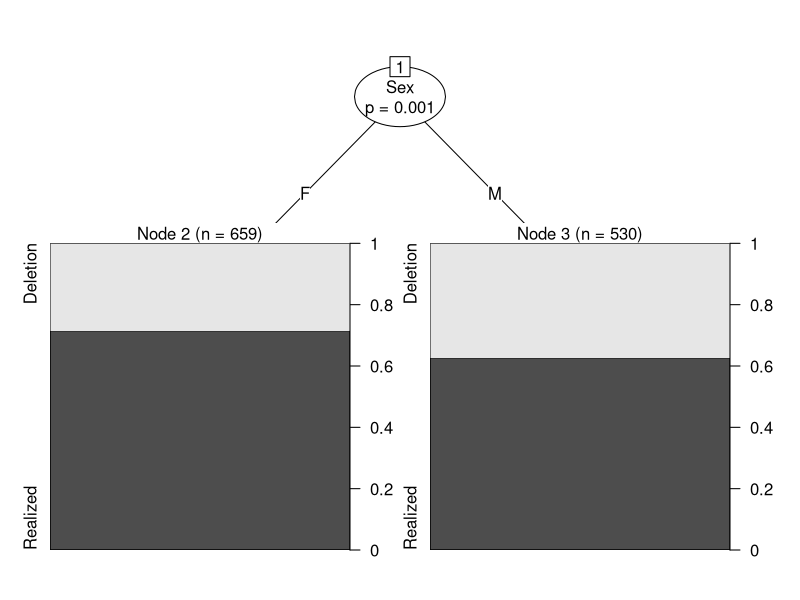
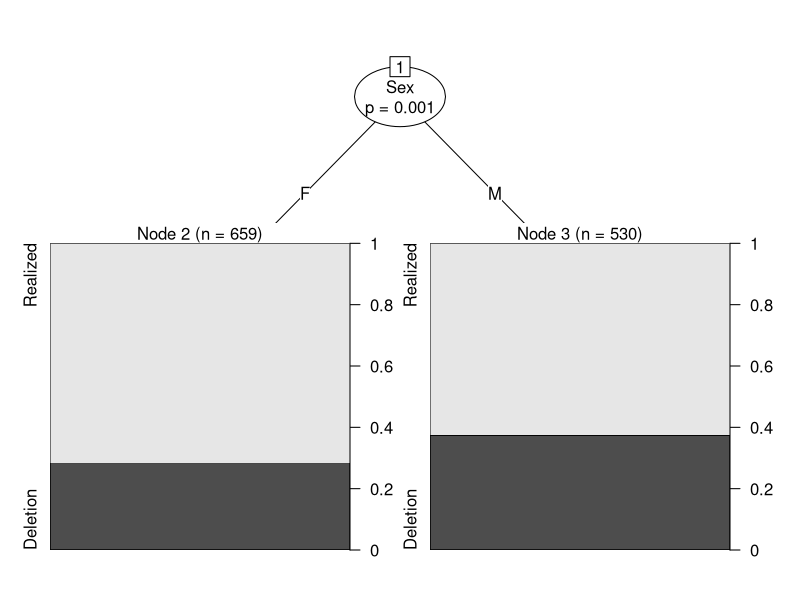
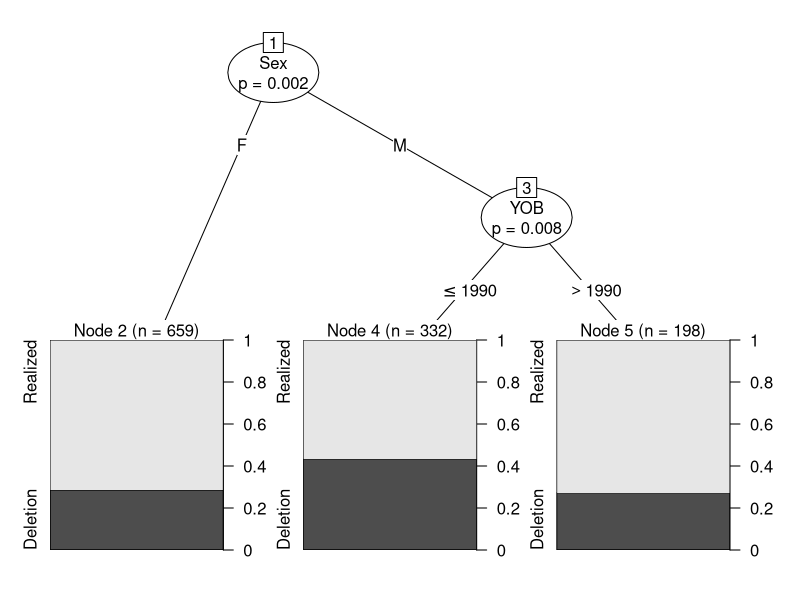
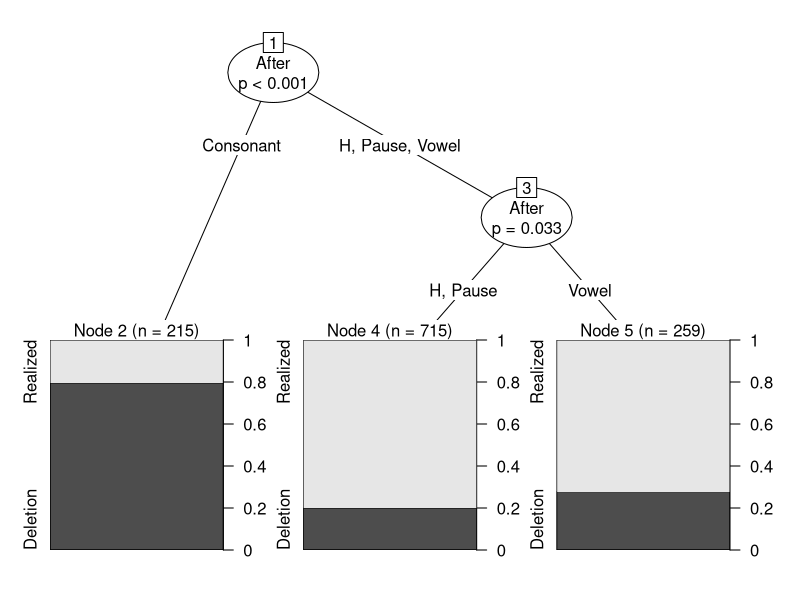

Source code (R) for these figures, in order:
## ---- chunk 1
knitr::opts_chunk$set(echo = TRUE)
knitr::opts_chunk$set(tidy='styler', tidy.opts=list(strict=TRUE, scope="tokens"), tidy = TRUE)
## ---- chunk 2
library(tidyverse)
td <- read.delim("Data/deletiondata.txt") %>%
      filter(Before != "Vowel") %>%
      mutate(After.New = recode(After, "H" = "Consonant"),  
             Center.Age = as.numeric(scale(YOB, scale = FALSE)),
             Age.Group = cut(YOB, breaks = c(-Inf, 1944, 1979, Inf), 
                                  labels = c("Old", "Middle", "Young")),
             Phoneme = sub("^(.)(--.*)$", "\\1", Phoneme.Dep.Var),
             Dep.Var.Full = sub("^(.--)(.*)$", "\\2", Phoneme.Dep.Var),
             Phoneme.Dep.Var = NULL) %>%
      mutate_if(is.character, as.factor)

td.young <- td %>% 
            filter(Age.Group == "Young") %>%
            mutate(Center.Age = as.numeric(scale(YOB, scale = FALSE)))

td.middle <- td %>% 
             filter(Age.Group == "Middle") %>%
             mutate(Center.Age = as.numeric(scale(YOB, scale = FALSE)))

td.old <- td %>% 
          filter(Age.Group == "Old") %>%
          mutate(Center.Age = as.numeric(scale(YOB, scale = FALSE)))
## ---- chunk 3
# Make a Conditional Inference Tree testing Sex
library(partykit)
td.ctree <-ctree(Dep.Var~Sex, data = td)
plot(td.ctree)
## ---- chunk 4
# Reorder levels of Dep.Var
td$Dep.Var <-factor(td$Dep.Var, levels= c("Realized", "Deletion"))

# Make a Conditional Inference Tree testing Sex
td.ctree <-ctree(Dep.Var~Sex, data = td)
plot(td.ctree)
## ---- chunk 5
# Make a Conditional Inference Tree testing YOB and Sex
td.ctree <-ctree(Dep.Var~YOB+Sex, data = td)
plot(td.ctree)
## ---- chunk 6
td.ctree <-ctree(Dep.Var~After, data = td)
plot(td.ctree)
